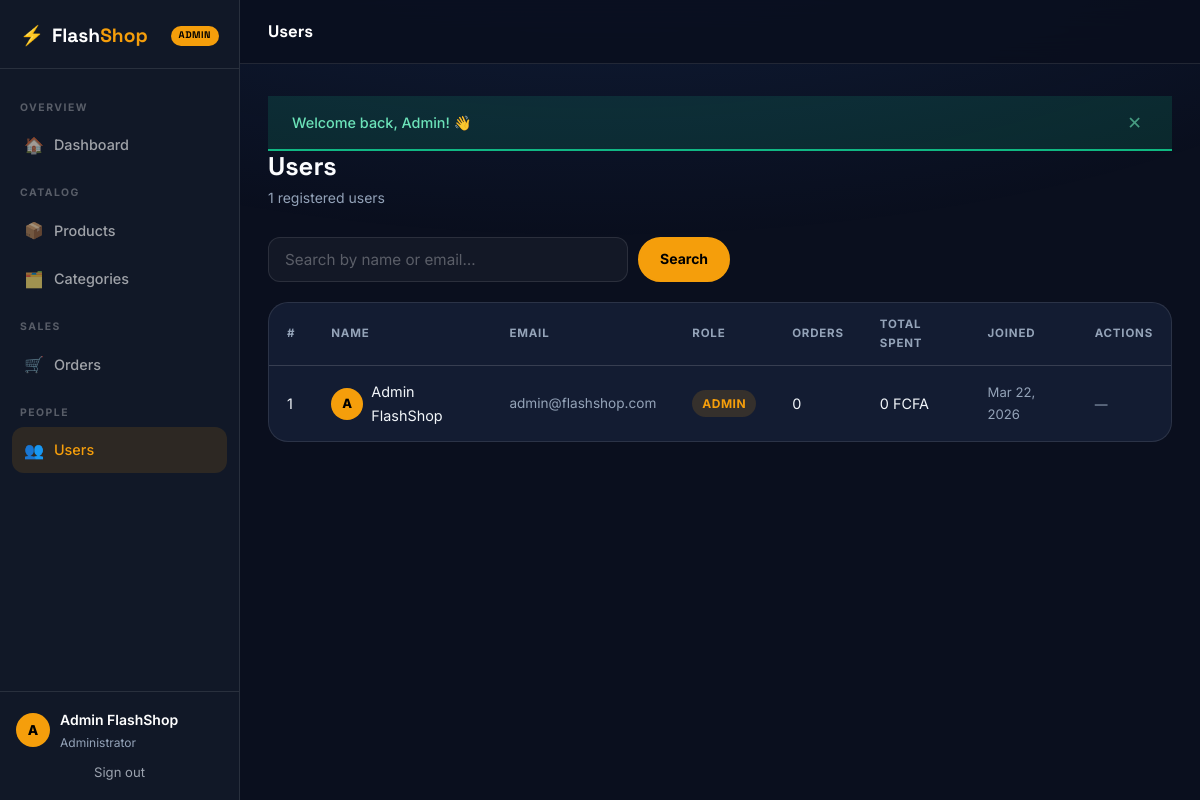
The page /admin/users.php (signed in) on the database its author committed.
### tables this page shows
CREATE TABLE IF NOT EXISTS users (
    id            INT AUTO_INCREMENT PRIMARY KEY,
    name          VARCHAR(100)  NOT NULL,
    email         VARCHAR(150)  UNIQUE NOT NULL,
    password      VARCHAR(255)  NOT NULL,
    role          ENUM('customer','admin') DEFAULT 'customer',
    is_banned     TINYINT(1)   DEFAULT 0,
    created_at    TIMESTAMP DEFAULT CURRENT_TIMESTAMP,
    INDEX idx_email (email),
    INDEX idx_role  (role)
);

### admin/users.php (the view, shortened to what this page needs)
<?php
require_once __DIR__ . '/../config.php';
require_once __DIR__ . '/../functions.php';
$page    = cleanInt($_GET['page'] ?? 1, 1);
$perPage = 20;
$pg      = paginate($page, $perPage);
$search  = cleanInput($_GET['q'] ?? '', 100);
$where  = $search ? "WHERE u.name LIKE ? OR u.email LIKE ?" : '';
$params = $search ? ["%$search%", "%$search%"] : [];
$countStmt = $pdo->prepare("SELECT COUNT(*) FROM users u $where");
$countStmt->execute($params);
$total = (int) $countStmt->fetchColumn();
$stmt = $pdo->prepare("
    SELECT u.*, COUNT(o.id) AS order_count, COALESCE(SUM(o.total_amount),0) AS total_spent
    FROM users u
    LEFT JOIN orders o ON o.user_id = u.id
    $where
    GROUP BY u.id
    ORDER BY u.created_at DESC
    LIMIT ? OFFSET ?
");
$stmt->execute(array_merge($params, [$pg['limit'], $pg['offset']]));
$users = $stmt->fetchAll();
?>
<!DOCTYPE html>
<html lang="en">
<head>
    <link rel="stylesheet" href="/assets/css/style.css">
    <link rel="stylesheet" href="/assets/css/admin.css">
</head>
<body class="admin-body">
<div class="admin-wrapper">
<?php include __DIR__ . '/includes/sidebar.php'; ?>
<div class="admin-main">
<div class="admin-topbar">
    <div class="admin-topbar__left">
        <div class="admin-topbar__title">Users</div>
    </div>
</div>
<div class="admin-content">
<div class="admin-page-header">
    <h1>Users</h1>
    <p class="admin-breadcrumb"><?= number_format($total) ?> registered users</p>
</div>
<form action="/admin/users.php" method="GET" style="margin-bottom:20px;display:flex;gap:10px;">
    <input type="search" name="q" value="<?= e($search) ?>" placeholder="Search by name or email…"
           class="form-control" style="max-width:360px;">
    <button type="submit" class="btn btn--primary btn--sm">Search</button>
</form>
<div class="admin-card">
    <?php if (empty($users)): ?>
    <p style="padding:40px;text-align:center;color:var(--muted);">No users found.</p>
    <?php else: ?>
    <div style="overflow-x:auto;">
        <table class="admin-table">
            <thead>
                <tr>
                    <th>#</th>
                    <th>Name</th>
                    <th>Email</th>
                    <th>Role</th>
                    <th>Orders</th>
                    <th>Total Spent</th>
                    <th>Joined</th>
                    <th>Actions</th>
                </tr>
            </thead>
            <tbody>
            <?php foreach ($users as $user): ?>
            <tr style="<?= $user['is_banned'] ? 'opacity:.55;' : '' ?>">
                <td><?= $user['id'] ?></td>
                <td>
                    <div style="display:flex;align-items:center;gap:8px;">
                        <div style="width:32px;height:32px;border-radius:50%;background:var(--amber);color:#000;display:flex;align-items:center;justify-content:center;font-weight:800;font-size:0.8rem;flex-shrink:0;">
                            <?= strtoupper(substr($user['name'], 0, 1)) ?>
                        </div>
                        <span><?= e($user['name']) ?></span>
                    </div>
                </td>
                <td style="font-size:0.85rem;color:var(--muted);"><?= e($user['email']) ?></td>
                <td>
                    <span class="badge <?= $user['role'] === 'admin' ? 'badge--amber' : 'badge--navy' ?>">
                        <?= e(ucfirst($user['role'])) ?>
                    </span>
                </td>
                <td><?= $user['order_count'] ?></td>
                <td><?= formatPrice($user['total_spent']) ?></td>
                <td style="font-size:0.82rem;color:var(--muted);"><?= date('M j, Y', strtotime($user['created_at'])) ?></td>
                <td>
                    <?php if ($user['id'] !== (int)$_SESSION['user_id'] && $user['role'] !== 'admin'): ?>
                    <form method="POST" style="display:inline;">
                        <input type="hidden" name="csrf_token" value="<?= generateCsrf() ?>">
                        <input type="hidden" name="user_id" value="<?= $user['id'] ?>">
                        <input type="hidden" name="action" value="<?= $user['is_banned'] ? 'unban' : 'ban' ?>">
                        <button type="submit" class="action-link <?= $user['is_banned'] ? 'action-link--edit' : 'action-link--delete' ?>"
                                data-confirm="<?= $user['is_banned'] ? 'Unban' : 'Ban' ?> this user?">
                            <?= $user['is_banned'] ? '✓ Unban' : '⊘ Ban' ?>
                        </button>
                    </form>
                    <?php else: ?>
                    <span style="font-size:0.8rem;color:var(--muted);">—</span>
                    <?php endif; ?>
                </td>
            </tr>
            <?php endforeach; ?>
            </tbody>
        </table>
    </div>
    <?php endif; ?>
</div>
</div></div></div>
</body>
</html>

### assets/css/style.css (style rules this page uses)
:root { --navy: #0A0F1E; --navy-mid: #111827; --navy-light: #1a2744; --navy-card: #131c32; --amber: #F59E0B; --amber-dark: #D97706; --amber-light: #FCD34D; --electric: #3B82F6; --electric-glow: rgba(59, 130, 246, .25); --charcoal: #F1F5F9; --body-bg: #0A0F1E; --card-bg: #131c32; --muted: #94A3B8; --border: rgba(255, 255, 255, .08); --success: #10B981; --error: #EF4444; --warning: #F59E0B; --info: #3B82F6; --whatsapp: #25D366; --font-heading: 'Space Grotesk', system-ui, sans-serif; --font-body: 'Inter', system-ui, sans-serif; --radius-sm: 6px; --radius-md: 12px; --radius-lg: 20px; --radius-xl: 28px; --radius-full: 9999px; --shadow-sm: 0 1px 4px rgba(0, 0, 0, .3); --shadow-md: 0 4px 20px rgba(0, 0, 0, .4); --shadow-lg: 0 12px 50px rgba(0, 0, 0, .5); --shadow-amber: 0 4px 24px rgba(245, 158, 11, .4); --shadow-glow: 0 0 40px rgba(59, 130, 246, .15); --transition: 0.25s cubic-bezier(0.4, 0, 0.2, 1); --header-h: 72px; --glass: rgba(255, 255, 255, .04); --glass-border: rgba(255, 255, 255, .10); }
*, *::before, *::after { box-sizing: border-box; margin: 0; padding: 0; }
html { scroll-behavior: smooth; }
body { font-family: var(--font-body); background: var(--body-bg); color: var(--charcoal); line-height: 1.65; min-height: 100vh; display: flex; flex-direction: column; }
input, textarea, select, button { font-family: inherit; }
body::before { content: ''; position: fixed; inset: 0; background: radial-gradient(ellipse 80% 50% at 50% -20%, rgba(59, 130, 246, .15), transparent); pointer-events: none; z-index: 0; }
h1, h2, h3 { font-family: var(--font-heading); line-height: 1.2; }
h1 { font-size: clamp(2rem, 5vw, 3.5rem); }
.btn { display: inline-flex; align-items: center; justify-content: center; gap: 8px; padding: 12px 28px; border: 2px solid transparent; border-radius: var(--radius-full); font-weight: 600; font-size: 0.95rem; cursor: pointer; transition: all var(--transition); white-space: nowrap; line-height: 1; position: relative; overflow: hidden; }
.btn::after { content: ''; position: absolute; inset: 0; opacity: 0; background: rgba(255, 255, 255, .06); transition: opacity var(--transition); }
.btn--primary { background: var(--amber); color: #000; border-color: var(--amber); font-weight: 700; }
.btn--sm { padding: 8px 20px; font-size: 0.875rem; }
.form-control { width: 100%; padding: 12px 16px; border: 1px solid var(--glass-border); border-radius: var(--radius-md); font-size: 0.95rem; color: var(--charcoal); background: rgba(255, 255, 255, .04); outline: none; transition: all var(--transition); }
.form-control::placeholder { color: rgba(255, 255, 255, .3); }
.badge { display: inline-flex; align-items: center; padding: 4px 10px; border-radius: var(--radius-full); font-size: 0.75rem; font-weight: 700; text-transform: uppercase; letter-spacing: 0.5px; }
.badge--amber { background: rgba(245, 158, 11, .15); color: var(--amber); }

### assets/css/admin.css (style rules this page uses)
html, body.admin-body { height: 100%; overflow: hidden; }
.admin-wrapper { display: flex; height: 100vh; overflow: hidden; background: var(--body-bg); }
.admin-main { flex: 1; display: flex; flex-direction: column; overflow: hidden; }
.admin-topbar { display: flex; align-items: center; justify-content: space-between; padding: 0 28px; height: 64px; background: rgba(10, 15, 30, .85); backdrop-filter: blur(16px); border-bottom: 1px solid var(--glass-border); flex-shrink: 0; }
.admin-topbar__left { display: flex; align-items: center; gap: 14px; }
.admin-topbar__title { font-family: var(--font-heading); font-size: 1.05rem; font-weight: 700; color: #fff; }
.admin-content { flex: 1; overflow-y: auto; padding: 32px 28px 60px; }
.admin-page-header { margin-bottom: 28px; }
.admin-page-header h1 { font-size: 1.6rem; font-weight: 700; color: #fff; margin-bottom: 4px; }
.admin-breadcrumb { font-size: 0.875rem; color: var(--muted); }
.admin-card { background: var(--card-bg); border: 1px solid var(--glass-border); border-radius: var(--radius-lg); overflow: hidden; margin-bottom: 24px; }
.admin-table { width: 100%; border-collapse: collapse; font-size: 0.9rem; }
.admin-table th { text-align: left; padding: 12px 18px; font-size: 0.72rem; font-weight: 700; text-transform: uppercase; letter-spacing: 0.8px; color: var(--muted); border-bottom: 1px solid var(--border); }
.admin-table td { padding: 14px 18px; border-bottom: 1px solid var(--border); vertical-align: middle; }
.admin-table tbody tr:last-child td { border-bottom: none; }
.admin-table tbody tr { transition: background var(--transition); }

### rows shown on the page
users: id "1", name "A", name "Admin FlashShop", email "admin@flashshop.com", role "ADMIN", order_count "0", total_spent "0 FCFA", created_at "Mar 22, 2026"

### other values the page prints
$icon "🏠 📦 🗂️ 🛒 👥"
$label "Dashboard Products Categories Orders Users"
substr($_SESSION['user_name'] ?? 'A', 0, 1) "A"
$_SESSION['user_name'] "Admin FlashShop"
$msg "Welcome back, Admin! 👋"
$total "1"
